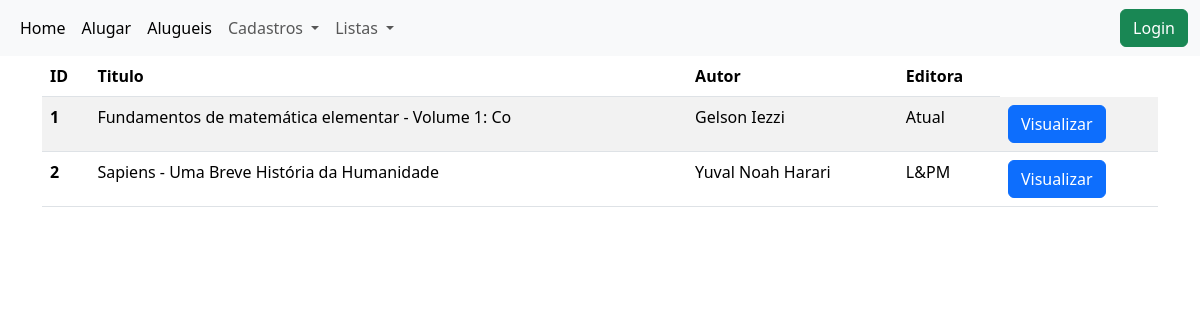
Before: /list_books/ with the older database file.
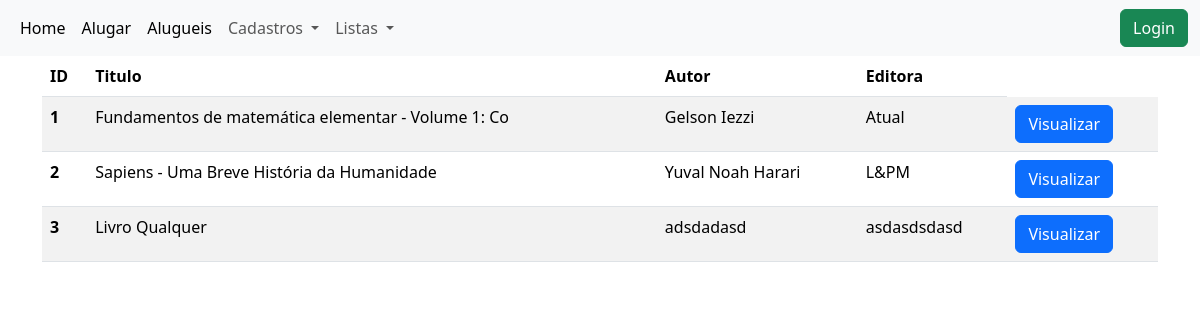
After: the same page with the newer database file.
### livros/models.py (models this page shows, shortened)
class Livro(models.Model):
    titulo = models.CharField(max_length=50,
                              null=False,
                              blank=False)
    autor = models.CharField(max_length=50,
                             null=False,
                             blank=False)
    editora = models.CharField(max_length=50,
                               null=False,
                               blank=False)
    descricao = models.TextField(max_length=255)
    categoria = models.ForeignKey(Categorias, on_delete=models.CASCADE)

### livros/views.py (the view)
# urls.py: path('list_books/', views.list_books, name='books'),
def list_books(request):
    livro = Livro.objects.all()
    return render(request, 'livros/list_books.html', {'livro': livro})

### livros/templates/livros/list_books.html (shortened to what this page needs)
{% extends 'base.html' %}
{% block content %}
<div class="container">
    <table class="table table-striped">
      <thead>
        <tr>
          <th scope="col">ID</th>
          <th scope="col">Titulo</th>
          <th scope="col">Autor</th>
          <th scope="col">Editora</th>
        </tr>
      </thead>
      <tbody>
      {% for livros in livro %}
        <tr>
                <th scope="row">{{livros.id}}</th>
                <td>{{livros.titulo}}</td>
                <td>{{livros.autor}}</td>
                <td>{{livros.editora}}</td>
                <td>
                    <a class="btn btn-primary" href="{% url 'livros:view_book' livros.id %}">Visualizar</a>
                </td>
        </tr>
      {% endfor %}
      </tbody>
    </table>
</div>
{% endblock %}

Changed rows visible on the page:
added Livro: id "3", titulo "Livro Qualquer", autor "adsdadasd", editora "asdasdsdasd"
